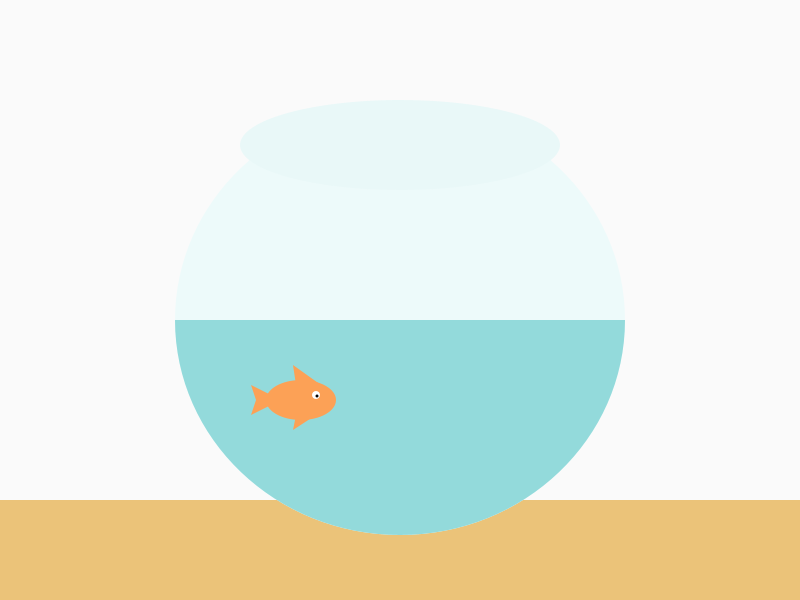
Frame 1 (no input)
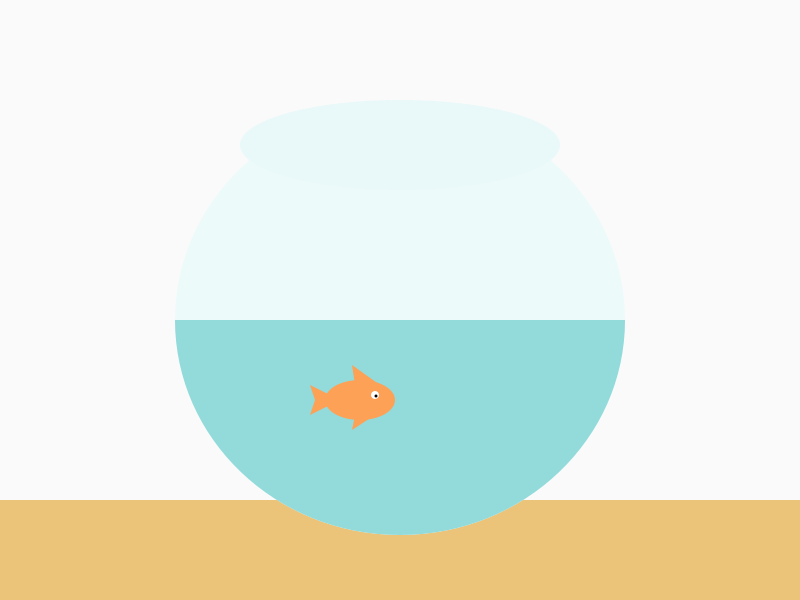
Frame 60 (the mouse pressed at the canvas centre just before this capture)
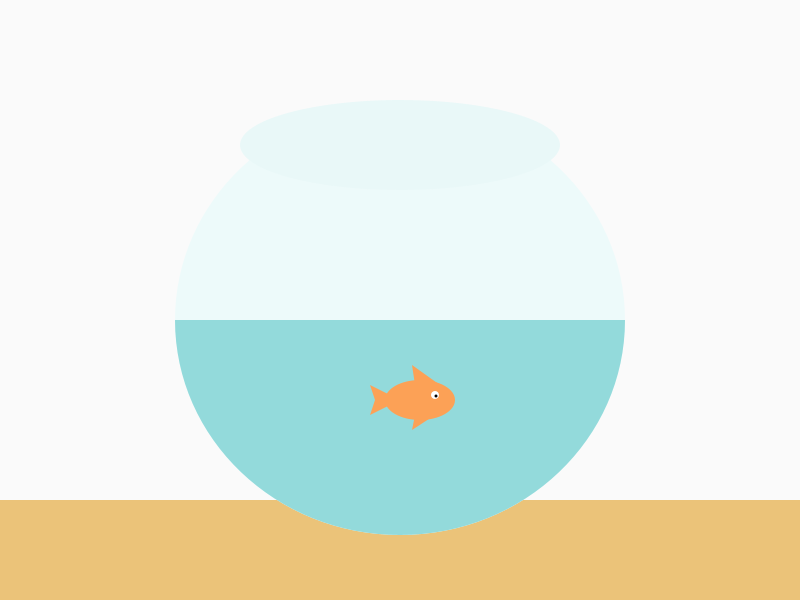
Frame 120 (the mouse held since frame 60 and released just before this capture)

The Processing sketch that drew these frames (run headless with seeded random() and noise(); from frame 60 on, the mouse is pressed at the canvas centre):

// Processing sketch: fishbowl
// ── fishbowl.pde
/* ---------------------------------------------
 FISH BOWL SCENE
 Click inside the bowl to feed the fish
 -------------------------------------------- */

ArrayList<Food> dinner; // arraylist of food
Fish myFish = new Fish(300, 400); // create our fish

float fishbowlTop = 130;
float fishbowlBottom = 480;
float fishbowlLeft = 250;
float fishbowlRight = 550;

void setup() {
  size(800, 600);
  dinner = new ArrayList<Food>(); // create an arraylist of food
}

void draw() {
  background(250);
  noStroke();
  smooth();

  // table
  fill(235, 195, 121);
  rect(0, 500, 800, 100);

  // fishbowl
  fill(237, 250, 250);
  ellipse(400, 320, 450, 430); // bowl
  fill(233, 248, 248);
  ellipse(400, 145, 320, 90); // rim

  // water
  fill(147, 218, 219);
  arc(400, 320, 450, 430, 0, PI, OPEN);

  // move and display fish
  myFish.move();
  myFish.display();

  // move and display food
//  for (int i = 0; i < dinner.size (); i++) {
//    Food food = dinner.get(i);
//    if (food.y >= fishbowlBottom) {
//      dinner.remove(food);
//    } else if (myFish.isEating(food)) {
//      println("Yum! The fish ate the food!");
//      dinner.remove(food);
//      myFish.grow();
//    } else {
//      food.move();
//      food.display();
//    }
//  }
} 

// mouseClicked(): add a new food when the user clicks inside the bowl
void mouseClicked() {
  if ( mouseX > fishbowlLeft && mouseX < fishbowlRight && mouseY > fishbowlTop && mouseY < fishbowlBottom) {
    dinner.add(new Food(mouseX, mouseY));
  }
}


// ── fish.pde
// Fish Object

class Fish {
  float w; // width of fish
  float h; // height of fish
  float size;
  float x; // X coord position
  float y; // Y coord position
  color c; // color of fish
  float speed; // speed the fish moves at

  Fish(float pX, float pY) {
    w = 70;
    h = 40;
    x = pX;
    y = pY;
    c = color(252, 161, 86); // orange
    speed = 1;
  }

  // display: draw the fish
  void display() {
    noStroke();
    if (speed == 1) {
      fill(c);
      ellipse(x, y, w+size, h+size); // body
      triangle(x-5, y-15, x+20, y-15, x-8, y-35); // top fin
      triangle(x-5, y+15, x+15, y+15, x-8, y+30); // bottom fin
      triangle(x-20, y, x-50, y-15, x-45, y); // top tail
      triangle(x-20, y, x-50, y+15, x-45, y); // bottom tail
      fill(255);
      ellipse(x+15, y-5, 8, 8); // eye
      fill(0);
      ellipse(x+16, y-4, 3, 3); // pupil
    } else if (speed == -1) {
      fill(c);
      ellipse(x, y, w+size, h+size); // body
      triangle(x+5, y-15, x-20, y-15, x+8, y-35); // top fin
      triangle(x+5, y+15, x-15, y+15, x+8, y+30); // bottom fin
      triangle(x+20, y, x+50, y-15, x+45, y); // top tail
      triangle(x+20, y, x+50, y+15, x+45, y); // bottom tail
      fill(255);
      ellipse(x-15, y-5, 8, 8); // eye
      fill(0);
      ellipse(x-16, y-4, 3, 3); // pupil
    }
  }

  // move: move the fish back and forth in the bowl
  void move() {
    x = x + speed;
    // Check the horizontal edges
    if (x > fishbowlRight  || x < fishbowlLeft) {
      speed *= -1;
    }
  }

  // isEating: returns true if the fish's mouth position is over the food
  boolean isEating(Food f) {
    boolean eat;
    if (speed == 1) {
      if ( f.x > x+10 && f.x < x+30 && f.y > y-10 && f.y < y+30) {
        eat = true;
      } else {
        eat = false;
      }
    } else if (speed == -1) {
      if ( f.x > x-30 && f.x < x-10 && f.y > y-10 && f.y < y+30) {
        eat = true;
      } else {
        eat = false;
      }
    } else {
      eat = false;
    }
    return eat;
  }

  void grow() {
    size += 3;
  }
}


// ── food.pde
// Food Object

class Food {
  
  int w; // width of food
  int h; // height of food
  float x; // X coord position
  float y; // Y coord position
  color c; // color of food
 
  Food(float pX, float pY) {
    w = 5;
    h = 10;
    x = pX;
    y = pY;
    c = color(161, 127, 100); // brown
  }
  
  // move: update the food position as it falls vertically only
  void move() {
    y += 1; 
  }
  
  // display: draw the food
  void display() {
    noStroke();
    fill(c);
    rect(x, y, w, h, 3);
  }  
}
